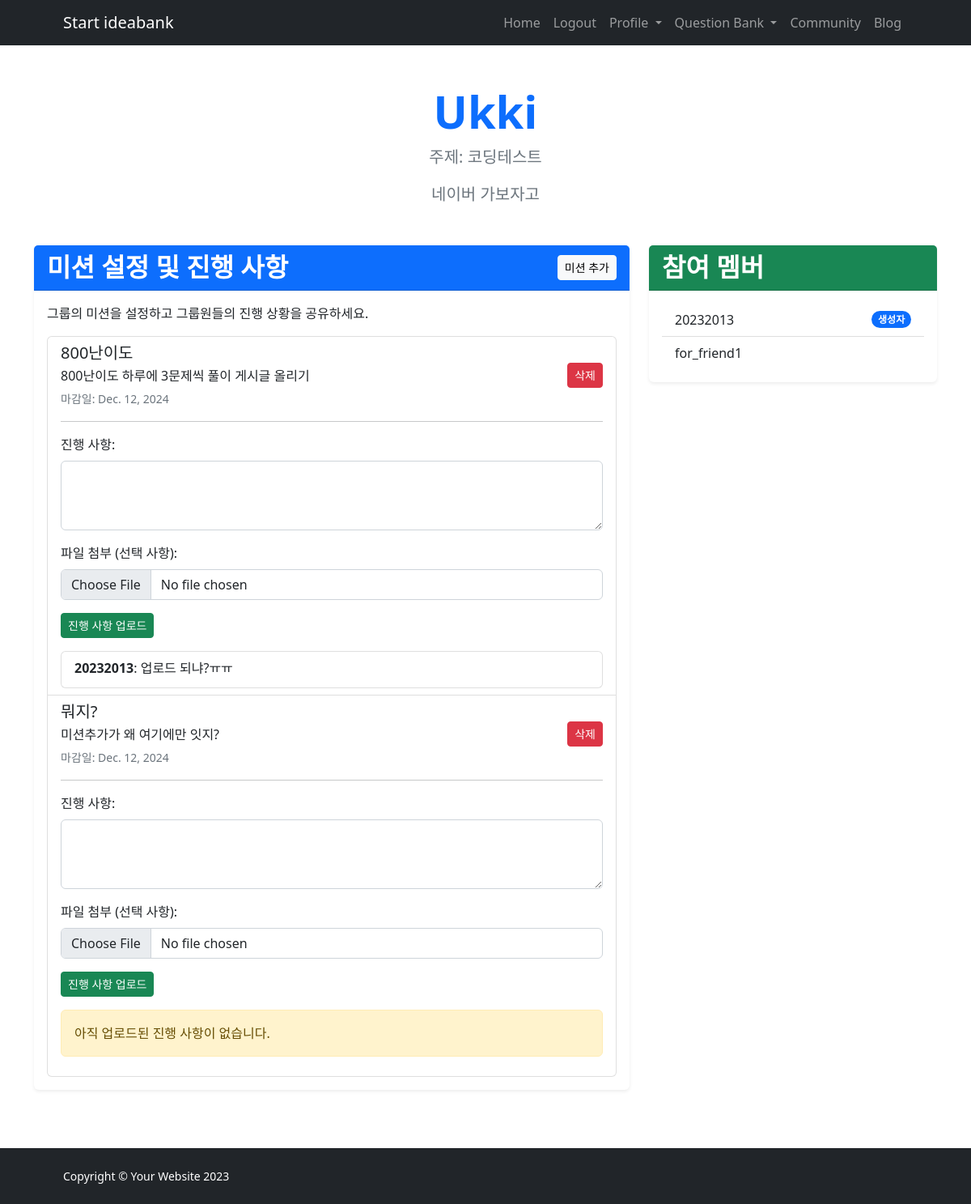
Page /study-group/1/ (signed in) on the earlier database version.
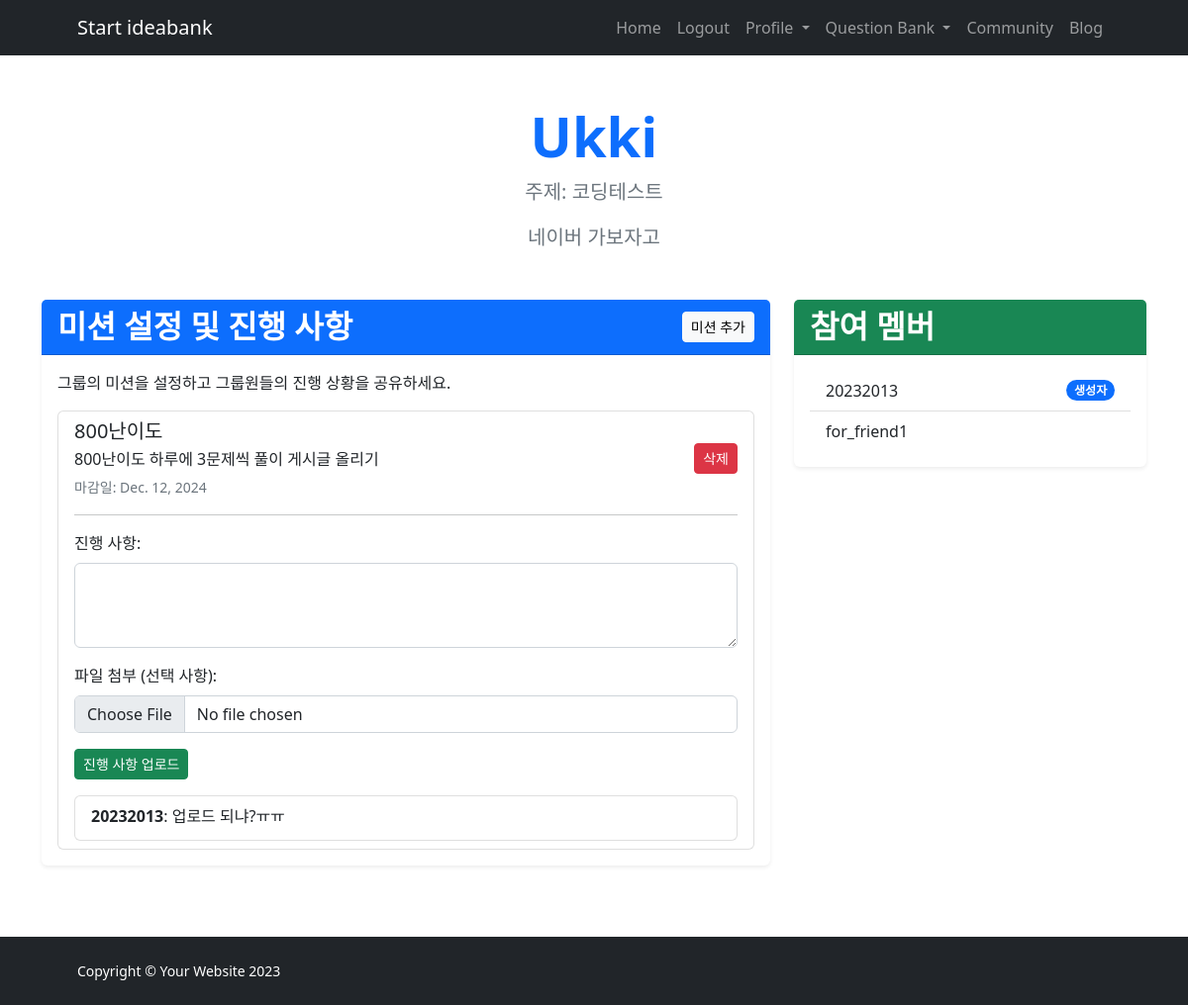
Same page on the later database version.
### IBK_ossproject/models.py (models this page shows, shortened)
class StudyGroup(models.Model):
    name = models.CharField(max_length=100)
    topic = models.CharField(max_length=100)
    description = models.TextField()
    capacity = models.PositiveIntegerField(default=10)
    created_at = models.DateTimeField(auto_now_add=True)
    owner = models.ForeignKey(User, on_delete=models.CASCADE)
    members = models.ManyToManyField(User, related_name='study_groups', blank=True)

class Mission(models.Model):
    group = models.ForeignKey(StudyGroup, on_delete=models.CASCADE, related_name='missions')
    title = models.CharField(max_length=200)
    description = models.TextField()
    deadline = models.DateField()
    completed_members = models.ManyToManyField(User, related_name='completed_missions', blank=True)

class Progress(models.Model):
    mission = models.ForeignKey(Mission, on_delete=models.CASCADE, related_name='progress_set')
    user = models.ForeignKey(User, on_delete=models.CASCADE)
    details = models.TextField()
    attachment = models.FileField(upload_to='progress_attachments/', null=True, blank=True)
    timestamp = models.DateTimeField(auto_now_add=True)

### IBK_ossproject/views.py (the view)
# urls.py: path('study-group/<int:group_id>/', views.study_group_detail, name='study_group_detail'),
@login_required
def study_group_detail(request, group_id):
    group = get_object_or_404(StudyGroup, id=group_id)
    missions = group.missions.all()  # 해당 그룹의 미션 목록
    return render(request, 'study-group-detail.html', {'group': group, 'missions': missions})

### templates/study-group-detail.html (shortened to what this page needs)
{% extends 'base.html' %}
{% block content %}
<div class="container py-5">
    <div class="text-center mb-5">
        <h1 class="fw-bolder display-4 text-primary">{{ group.name }}</h1>
        <p class="lead fw-normal text-muted mb-3">주제: {{ group.topic }}</p>
        <p class="text-muted fs-5">{{ group.description }}</p>
    </div>
    <div class="row">
        <div class="col-lg-8 mb-4">
            <div class="card shadow-sm border-0">
                <div class="card-header bg-primary text-white d-flex justify-content-between align-items-center">
                    <h2 class="fw-bolder mb-0">미션 설정 및 진행 사항</h2>
                    {% if user == group.owner %}
                    <a href="{% url 'create_mission' group.id %}" class="btn btn-light btn-sm">미션 추가</a>
                    {% endif %}
                </div>
                <div class="card-body">
                    <p>그룹의 미션을 설정하고 그룹원들의 진행 상황을 공유하세요.</p>
                    {% if missions.exists %}
                    <ul class="list-group">
                        {% for mission in missions %}
                            <li class="list-group-item">
                                <div class="d-flex justify-content-between align-items-center">
                                    <div>
                                        <h5 class="mb-1">{{ mission.title }}</h5>
                                        <p class="mb-1">{{ mission.description }}</p>
                                        <small class="text-muted">마감일: {{ mission.deadline }}</small>
                                    </div>
                                    {% if user == group.owner %}
                                    <form method="post" action="{% url 'delete_mission' mission.id %}" onsubmit="return confirm('정말로 이 미션을 삭제하시겠습니까?');">
                                        <button type="submit" class="btn btn-danger btn-sm">삭제</button>
                                    </form>
                                    {% endif %}
                                </div>
                                <hr>
                                {% if user == group.owner or user in group.members.all %}
                                <form method="post" action="{% url 'upload_progress' mission.id %}" enctype="multipart/form-data" class="mt-3">
                                    <div class="mb-3">
                                        <label for="progress_{{ mission.id }}" class="form-label">진행 사항:</label>
                                        <textarea class="form-control" id="progress_{{ mission.id }}" name="progress" rows="3" required></textarea>
                                    </div>
                                    <div class="mb-3">
                                        <label for="attachment_{{ mission.id }}" class="form-label">파일 첨부 (선택 사항):</label>
                                        <input type="file" class="form-control" id="attachment_{{ mission.id }}" name="attachment">
                                    </div>
                                    <button type="submit" class="btn btn-success btn-sm">진행 사항 업로드</button>
                                </form>
                                {% endif %}
                                {% with mission.progress_set.all as progresses %}
                                {% if progresses.exists %}
                                <ul class="list-group mt-3">
                                    {% for progress in progresses %}
                                    <li class="list-group-item">
                                        <p class="mb-1"><strong>{{ progress.user.username }}</strong>: {{ progress.details }}</p>
                                    </li>
                                    {% endfor %}
                                </ul>
                                {% else %}
                                <div class="alert alert-warning mt-3">아직 업로드된 진행 사항이 없습니다.</div>
                                {% endif %}
                                {% endwith %}
                            </li>
                        {% endfor %}
                    </ul>
                    {% else %}
                    <div class="alert alert-info">아직 추가된 미션이 없습니다.</div>
                    {% endif %}
                </div>
            </div>
        </div>
        <div class="col-lg-4">
            <div class="card shadow-sm border-0">
                <div class="card-header bg-success text-white">
                    <h2 class="fw-bolder mb-0">참여 멤버</h2>
                </div>
                <div class="card-body">
                    <ul class="list-group list-group-flush">
                        <li class="list-group-item d-flex justify-content-between align-items-center">
                            {{ group.owner.username }} <span class="badge bg-primary rounded-pill">생성자</span>
                        </li>
                        {% for member in group.members.all %}
                            <li class="list-group-item">{{ member.username }}</li>
                        {% endfor %}
                    </ul>
                </div>
            </div>
        </div>
    </div>
</div>
{% endblock %}

### templates/base.html (shortened to what this page needs)
{% load static %}
<!DOCTYPE html>
<html lang="ko">
<head>
    <link href="https://cdn.jsdelivr.net/npm/bootstrap@5.2.3/dist/css/bootstrap.min.css" rel="stylesheet">
    <link href="{% static 'css/styles.css' %}" rel="stylesheet" />
</head>
<body class="d-flex flex-column h-100">
    <main class="flex-shrink-0">
        <nav class="navbar navbar-expand-lg navbar-dark bg-dark">
            <div class="container px-5">
                <a class="navbar-brand" href="{% url 'home' %}">Start ideabank</a>
                <div class="collapse navbar-collapse" id="navbarSupportedContent">
                    <ul class="navbar-nav ms-auto mb-2 mb-lg-0">
                        <li class="nav-item"><a class="nav-link" href="{% url 'home' %}">Home</a></li>
                        {% if user.is_authenticated %}
                            <li class="nav-item"><a class="nav-link" href="{% url 'logout' %}">Logout</a></li>
                            <li class="nav-item dropdown">
                                        <a class="nav-link dropdown-toggle" href="#" id="profileDropdown" role="button" data-bs-toggle="dropdown" aria-expanded="false">
                                    Profile
                                </a>
                            </li>
                        {% else %}
                            <li class="nav-item"><a class="nav-link" href="{% url 'login' %}">Login</a></li>
                            <li class="nav-item"><a class="nav-link" href="{% url 'signup' %}">Sign Up</a></li>
                        {% endif %}
                        <li class="nav-item dropdown">
                            <a class="nav-link dropdown-toggle" href="#" id="questionBankDropdown" role="button" data-bs-toggle="dropdown" aria-expanded="false">
                                Question Bank
                            </a>
                        </li>
                        <li class="nav-item"><a class="nav-link" href="{% url 'community' %}">Community</a></li>
                        <li class="nav-item"><a class="nav-link" href="{% url 'blog_post' %}">Blog</a></li>
                    </ul>
                </div>
            </div>
        </nav>
        {% block content %}{% endblock %}
    </main>
    <footer class="bg-dark py-4 mt-auto">
        <div class="container px-5">
            <div class="row align-items-center justify-content-between flex-column flex-sm-row">
                <div class="col-auto"><div class="small m-0 text-white">Copyright &copy; Your Website 2023</div></div>
            </div>
        </div>
    </footer>
</body>
</html>

Differences in the rows shown:
removed Mission: title "뭐지?", description "미션추가가 왜 여기에만 잇지?", deadline "Dec. 12, 2024", shows "아직 업로드된 진행 사항이 없습니다."
